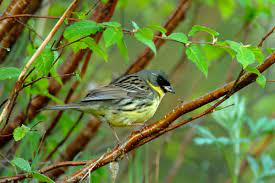
#> input picture image3.jpeg, 275 x 183 px
$ jupyter execute project.ipynb
#> lines starting #> are read from the running program, lines starting #| are printed output that depends on the picture
[cell 1]
# image compression using PCA
#pca = principle component analysis
# unsupervised machine learning algorithm used for dimensionality reduction

[cell 2]
import cv2
import numpy as np
import matplotlib.pyplot as plt
from sklearn.decomposition import PCA

[cell 3]
#reading image
img = cv2.cvtColor(cv2.imread('image3.jpeg'), cv2.COLOR_BGR2RGB)

[cell 4]
#(resolution of image, number of channels(rgb))
img.shape
#> Out = (183, 275, 3)

[cell 5]
#we will reduce the dimensionality of image
# we will treet column as dataset
plt.imshow(img)

[cell 6]
# split rgb channels
r, g, b = cv2.split(img)
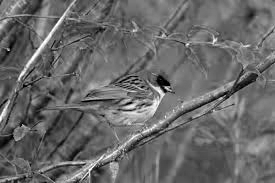
#> r: shape (183, 275); min 0, max 255, mean 105.1
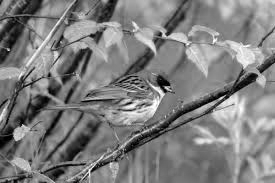
#> g: shape (183, 275); min 0, max 255, mean 126.3
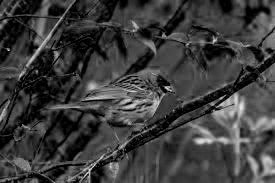
#> b: shape (183, 275); min 0, max 231, mean 61.2

[cell 7]
r, g, b = r/255, g/255, b/255

[cell 8]
plt.imshow(r)

[cell 9]
plt.imshow(g)

[cell 10]
plt.imshow(b)

[cell 11]
pca_components = 30

pca_r = PCA(n_components=pca_components)
reduced_r = pca_r.fit_transform(r)
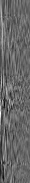
#> reduced_r: shape (183, 30) float64; min -1.59, max 2.32, mean -3.83e-17; drawn with min black and max white
pca_g = PCA(n_components=pca_components)
reduced_g = pca_g.fit_transform(g)
pca_b = PCA(n_components=pca_components)
reduced_b = pca_b.fit_transform(b)
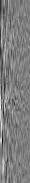
#> reduced_b: shape (183, 30) float64; min -2.34, max 2.37, mean 9.29e-17; drawn with min black and max white

[cell 12]
reduced_r.shape
#> Out = (183, 30)

[cell 13]
combined = np.array([reduced_r, reduced_g, reduced_b])

[cell 14]
reconstructed_r = pca_r.inverse_transform(reduced_r)
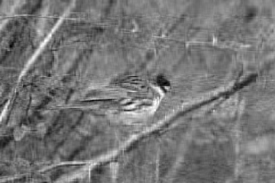
#> reconstructed_r: shape (183, 275) float64; min -0.0969, max 0.999, mean 0.412; drawn with min black and max white
reconstructed_g = pca_g.inverse_transform(reduced_g)
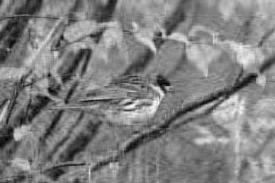
#> reconstructed_g: shape (183, 275) float64; min -0.0787, max 1.06, mean 0.495; drawn with min black and max white
reconstructed_b = pca_b.inverse_transform(reduced_b)
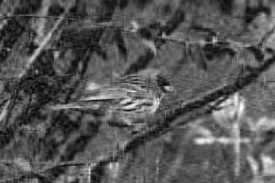
#> reconstructed_b: shape (183, 275) float64; min -0.0955, max 0.901, mean 0.24; drawn with min black and max white

[cell 15]
reconstructed_r.shape
#> Out = (183, 275)

[cell 16]
plt.imshow(reconstructed_r)

[cell 17]
img_reconstructed = (cv2.merge((reconstructed_r, reconstructed_g, reconstructed_b)))
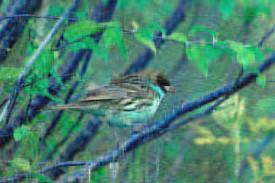
#> img_reconstructed: shape (183, 275, 3) float64; mean of channels 0, 1, 2 0.412, 0.495, 0.24; drawn with min black and max white

[cell 18]
plt.imshow(img_reconstructed)
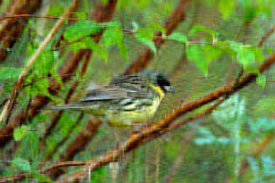
#> shown: shape (183, 275, 3) float64; mean R, G, B 0.412, 0.495, 0.241

$ run again, with image2.jpeg copied over image3.jpeg
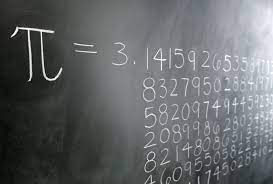
#> input picture image2.jpeg, 273 x 184 px
#> `reduced_r = pca_r.fit_transform(r)`:
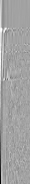
#> reduced_r: shape (184, 30) float64; min -3.4, max 1.92, mean -5.54e-17; drawn with min black and max white
#> `reconstructed_r = pca_r.inverse_transform(reduced_r)`:
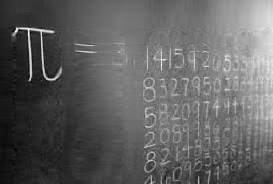
#> reconstructed_r: shape (184, 273) float64; min -0.0203, max 1.07, mean 0.392; drawn with min black and max white

$ run again, with image1.jpg copied over image3.jpeg
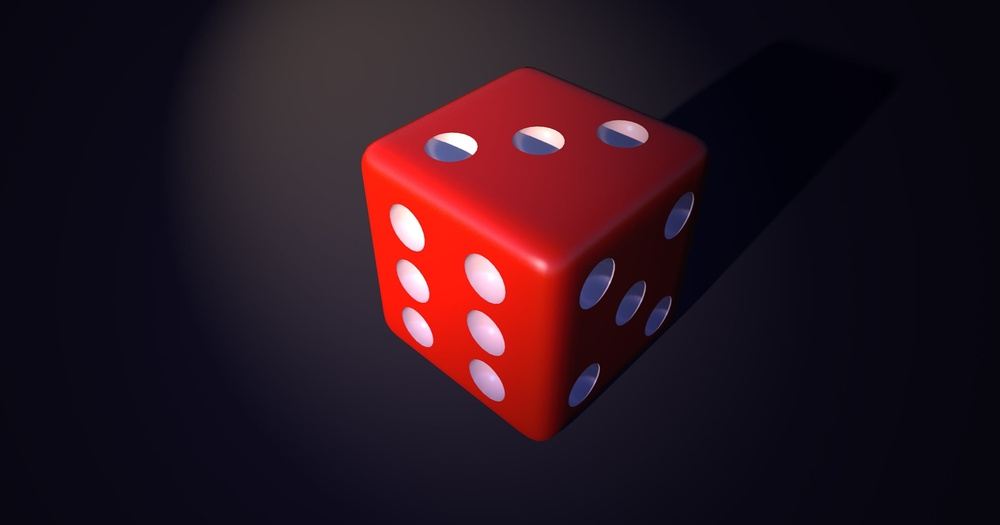
#> input picture image1.jpg, 1000 x 525 px, shrunk from 2546 x 1336 before the run
#> `img_reconstructed = (cv2.merge((reconstructed_r, reconstructed_g, reco..`:
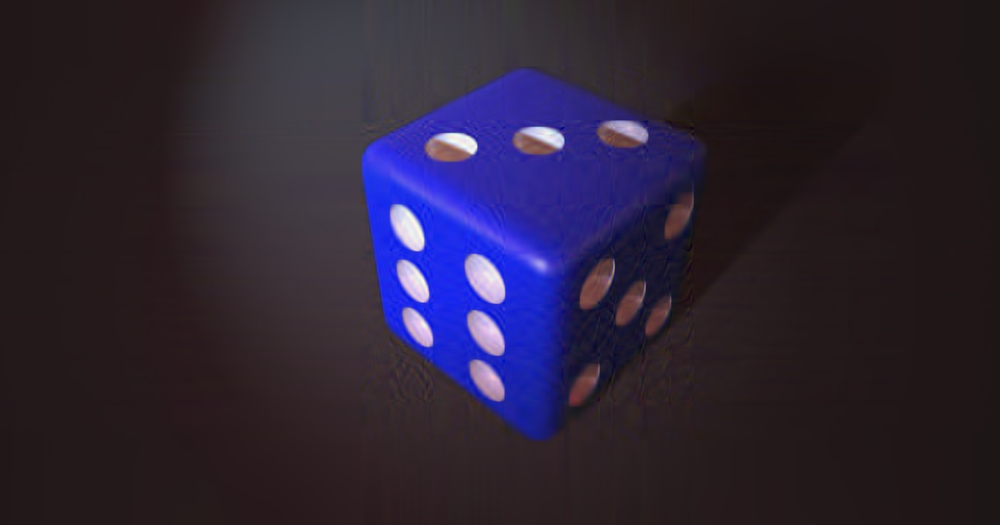
#> img_reconstructed: shape (525, 1000, 3) float64; mean of channels 0, 1, 2 0.169, 0.0814, 0.123; drawn with min black and max white
